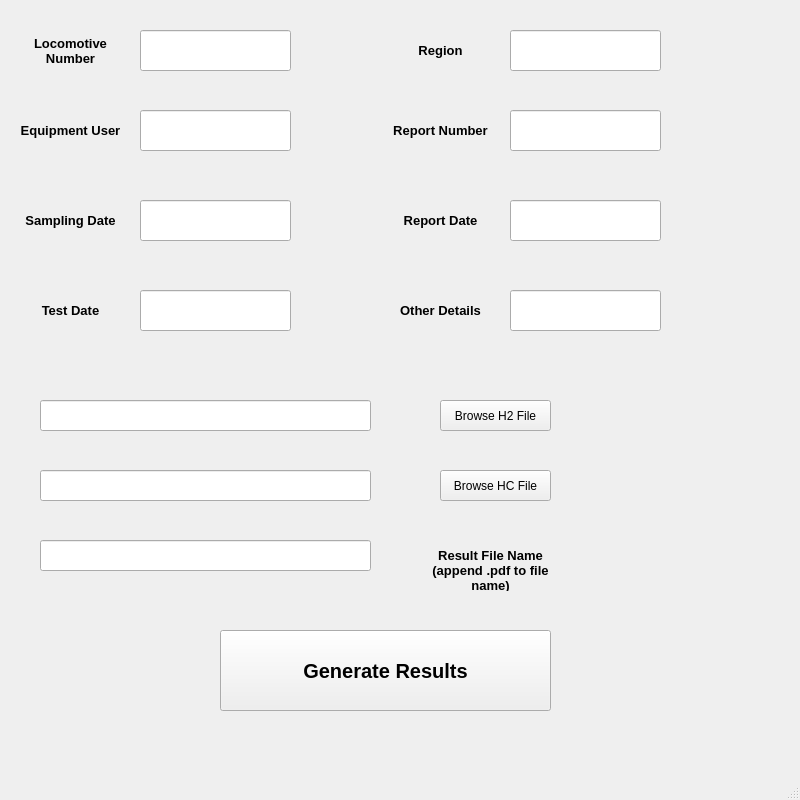
<?xml version="1.0" encoding="UTF-8"?>
<ui version="4.0">
 <class>form</class>
 <widget class="QMainWindow" name="form">
  <property name="geometry">
   <rect>
    <x>0</x>
    <y>0</y>
    <width>800</width>
    <height>800</height>
   </rect>
  </property>
  <property name="windowTitle">
   <string>MainWindow</string>
  </property>
  <widget class="QWidget" name="centralwidget">
   <widget class="QLabel" name="locono">
    <property name="geometry">
     <rect>
      <x>10</x>
      <y>30</y>
      <width>121</width>
      <height>41</height>
     </rect>
    </property>
    <property name="font">
     <font>
      <pointsize>10</pointsize>
      <weight>75</weight>
      <bold>true</bold>
      <kerning>true</kerning>
     </font>
    </property>
    <property name="text">
     <string>Locomotive Number</string>
    </property>
    <property name="alignment">
     <set>Qt::AlignCenter</set>
    </property>
    <property name="wordWrap">
     <bool>true</bool>
    </property>
   </widget>
   <widget class="QLineEdit" name="loconotext">
    <property name="geometry">
     <rect>
      <x>140</x>
      <y>30</y>
      <width>151</width>
      <height>41</height>
     </rect>
    </property>
   </widget>
   <widget class="QLabel" name="equser">
    <property name="geometry">
     <rect>
      <x>10</x>
      <y>110</y>
      <width>121</width>
      <height>41</height>
     </rect>
    </property>
    <property name="font">
     <font>
      <pointsize>10</pointsize>
      <weight>75</weight>
      <bold>true</bold>
      <kerning>true</kerning>
     </font>
    </property>
    <property name="text">
     <string>Equipment User</string>
    </property>
    <property name="alignment">
     <set>Qt::AlignCenter</set>
    </property>
    <property name="wordWrap">
     <bool>true</bool>
    </property>
   </widget>
   <widget class="QLineEdit" name="equsertext">
    <property name="geometry">
     <rect>
      <x>140</x>
      <y>110</y>
      <width>151</width>
      <height>41</height>
     </rect>
    </property>
   </widget>
   <widget class="QLabel" name="samdate">
    <property name="geometry">
     <rect>
      <x>10</x>
      <y>200</y>
      <width>121</width>
      <height>41</height>
     </rect>
    </property>
    <property name="font">
     <font>
      <pointsize>10</pointsize>
      <weight>75</weight>
      <bold>true</bold>
      <kerning>true</kerning>
     </font>
    </property>
    <property name="text">
     <string>Sampling Date</string>
    </property>
    <property name="alignment">
     <set>Qt::AlignCenter</set>
    </property>
    <property name="wordWrap">
     <bool>true</bool>
    </property>
   </widget>
   <widget class="QLineEdit" name="samdatetext">
    <property name="geometry">
     <rect>
      <x>140</x>
      <y>200</y>
      <width>151</width>
      <height>41</height>
     </rect>
    </property>
    <property name="clearButtonEnabled">
     <bool>false</bool>
    </property>
   </widget>
   <widget class="QLabel" name="testdate">
    <property name="geometry">
     <rect>
      <x>10</x>
      <y>290</y>
      <width>121</width>
      <height>41</height>
     </rect>
    </property>
    <property name="font">
     <font>
      <pointsize>10</pointsize>
      <weight>75</weight>
      <bold>true</bold>
      <kerning>true</kerning>
     </font>
    </property>
    <property name="text">
     <string>Test Date</string>
    </property>
    <property name="alignment">
     <set>Qt::AlignCenter</set>
    </property>
    <property name="wordWrap">
     <bool>true</bool>
    </property>
   </widget>
   <widget class="QLineEdit" name="testdatetext">
    <property name="geometry">
     <rect>
      <x>140</x>
      <y>290</y>
      <width>151</width>
      <height>41</height>
     </rect>
    </property>
    <property name="clearButtonEnabled">
     <bool>false</bool>
    </property>
   </widget>
   <widget class="QLabel" name="region">
    <property name="geometry">
     <rect>
      <x>380</x>
      <y>30</y>
      <width>121</width>
      <height>41</height>
     </rect>
    </property>
    <property name="font">
     <font>
      <pointsize>10</pointsize>
      <weight>75</weight>
      <bold>true</bold>
      <kerning>true</kerning>
     </font>
    </property>
    <property name="text">
     <string>Region</string>
    </property>
    <property name="alignment">
     <set>Qt::AlignCenter</set>
    </property>
    <property name="wordWrap">
     <bool>true</bool>
    </property>
   </widget>
   <widget class="QLineEdit" name="regiontext">
    <property name="geometry">
     <rect>
      <x>510</x>
      <y>30</y>
      <width>151</width>
      <height>41</height>
     </rect>
    </property>
    <property name="clearButtonEnabled">
     <bool>false</bool>
    </property>
   </widget>
   <widget class="QLabel" name="repnum">
    <property name="geometry">
     <rect>
      <x>380</x>
      <y>110</y>
      <width>121</width>
      <height>41</height>
     </rect>
    </property>
    <property name="font">
     <font>
      <pointsize>10</pointsize>
      <weight>75</weight>
      <bold>true</bold>
      <kerning>true</kerning>
     </font>
    </property>
    <property name="text">
     <string>Report Number</string>
    </property>
    <property name="alignment">
     <set>Qt::AlignCenter</set>
    </property>
    <property name="wordWrap">
     <bool>true</bool>
    </property>
   </widget>
   <widget class="QLineEdit" name="repnumtext">
    <property name="geometry">
     <rect>
      <x>510</x>
      <y>110</y>
      <width>151</width>
      <height>41</height>
     </rect>
    </property>
    <property name="clearButtonEnabled">
     <bool>false</bool>
    </property>
   </widget>
   <widget class="QLabel" name="repdate">
    <property name="geometry">
     <rect>
      <x>380</x>
      <y>200</y>
      <width>121</width>
      <height>41</height>
     </rect>
    </property>
    <property name="font">
     <font>
      <pointsize>10</pointsize>
      <weight>75</weight>
      <bold>true</bold>
      <kerning>true</kerning>
     </font>
    </property>
    <property name="text">
     <string>Report Date</string>
    </property>
    <property name="alignment">
     <set>Qt::AlignCenter</set>
    </property>
    <property name="wordWrap">
     <bool>true</bool>
    </property>
   </widget>
   <widget class="QLineEdit" name="repdatetext">
    <property name="geometry">
     <rect>
      <x>510</x>
      <y>200</y>
      <width>151</width>
      <height>41</height>
     </rect>
    </property>
    <property name="clearButtonEnabled">
     <bool>false</bool>
    </property>
   </widget>
   <widget class="QLabel" name="otherdet">
    <property name="geometry">
     <rect>
      <x>380</x>
      <y>290</y>
      <width>121</width>
      <height>41</height>
     </rect>
    </property>
    <property name="font">
     <font>
      <pointsize>10</pointsize>
      <weight>75</weight>
      <bold>true</bold>
      <kerning>true</kerning>
     </font>
    </property>
    <property name="text">
     <string>Other Details</string>
    </property>
    <property name="alignment">
     <set>Qt::AlignCenter</set>
    </property>
    <property name="wordWrap">
     <bool>true</bool>
    </property>
   </widget>
   <widget class="QLineEdit" name="otherdettext">
    <property name="geometry">
     <rect>
      <x>510</x>
      <y>290</y>
      <width>151</width>
      <height>41</height>
     </rect>
    </property>
    <property name="clearButtonEnabled">
     <bool>false</bool>
    </property>
   </widget>
   <widget class="QLineEdit" name="h2line">
    <property name="geometry">
     <rect>
      <x>40</x>
      <y>400</y>
      <width>331</width>
      <height>31</height>
     </rect>
    </property>
   </widget>
   <widget class="QPushButton" name="h2btn">
    <property name="geometry">
     <rect>
      <x>440</x>
      <y>400</y>
      <width>111</width>
      <height>31</height>
     </rect>
    </property>
    <property name="text">
     <string>Browse H2 File</string>
    </property>
   </widget>
   <widget class="QLineEdit" name="hcline">
    <property name="geometry">
     <rect>
      <x>40</x>
      <y>470</y>
      <width>331</width>
      <height>31</height>
     </rect>
    </property>
   </widget>
   <widget class="QPushButton" name="hcbtn">
    <property name="geometry">
     <rect>
      <x>440</x>
      <y>470</y>
      <width>111</width>
      <height>31</height>
     </rect>
    </property>
    <property name="text">
     <string>Browse HC File</string>
    </property>
   </widget>
   <widget class="QLineEdit" name="resfilename">
    <property name="geometry">
     <rect>
      <x>40</x>
      <y>540</y>
      <width>331</width>
      <height>31</height>
     </rect>
    </property>
   </widget>
   <widget class="QLabel" name="resfilelabel">
    <property name="geometry">
     <rect>
      <x>430</x>
      <y>550</y>
      <width>121</width>
      <height>41</height>
     </rect>
    </property>
    <property name="font">
     <font>
      <pointsize>10</pointsize>
      <weight>75</weight>
      <bold>true</bold>
      <kerning>true</kerning>
     </font>
    </property>
    <property name="text">
     <string>Result File Name (append .pdf to file name)</string>
    </property>
    <property name="alignment">
     <set>Qt::AlignCenter</set>
    </property>
    <property name="wordWrap">
     <bool>true</bool>
    </property>
   </widget>
   <widget class="QPushButton" name="genresbtn">
    <property name="geometry">
     <rect>
      <x>220</x>
      <y>630</y>
      <width>331</width>
      <height>81</height>
     </rect>
    </property>
    <property name="font">
     <font>
      <pointsize>15</pointsize>
      <weight>75</weight>
      <bold>true</bold>
     </font>
    </property>
    <property name="text">
     <string>Generate Results</string>
    </property>
   </widget>
  </widget>
  <widget class="QMenuBar" name="menubar">
   <property name="geometry">
    <rect>
     <x>0</x>
     <y>0</y>
     <width>800</width>
     <height>26</height>
    </rect>
   </property>
  </widget>
  <widget class="QStatusBar" name="statusbar"/>
 </widget>
 <resources/>
 <connections/>
</ui>
